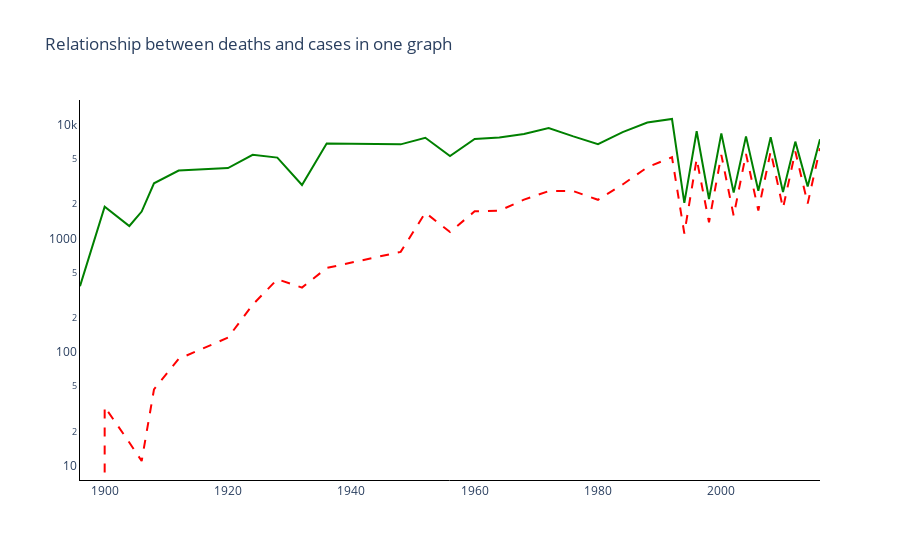

Here is the notebook cell this chart was saved with:
### Code cell
import plotly_express as px
from plotly.subplots import make_subplots
import plotly.graph_objects as go



combined = combined_gender.groupby('Year').agg({'Men':'sum', 'Women':'sum'}).reset_index()
fig = make_subplots(rows=1, cols=1)
trace1 = px.line(combined, x='Year',
                 y='Men', log_y=True)
trace2 = px.line(combined, x='Year',
                 y='Women', log_y=True)


trace_list = [trace1, trace2]
y_col = ["Antal_fall_vecka", "Antal_avlidna_vecka"]


lines = [{'dash': 'solid', 'color': 'green'},
         {'dash': 'dash', 'color': 'red'}]


for i, (item, title) in enumerate(zip(trace_list, y_col)):
    fig.add_trace(go.Scatter(line=lines[i], name=title,
                             mode='lines', x=item.data[0]['x'], y=item.data[0]['y'], showlegend=True), row=1, col=1)

fig['layout'].update( title="Relationship between deaths and cases in one graph",
                     plot_bgcolor="rgba(255,255,255,0.1)",paper_bgcolor='rgba(255,255,255,0.9)', showlegend=False )

fig.update_yaxes(type='log', tickmode='auto', showgrid=False,
                 zeroline=True, linecolor="#000", showline=True, spikecolor="#000000")

fig.update_xaxes(tickmode='auto',  showgrid=False, zeroline=True,
                 linecolor="#000", showline=True, spikecolor="#000000", showticklabels=True)


fig.show()

### Figure 1 — Plotly figure (JSON) as saved in the notebook; plotly's stock layout.template omitted (floating-point values rounded to 4 significant figures)
{"data": [{"line": {"color": "green", "dash": "solid"}, "mode": "lines", "name": "Antal_fall_vecka", "showlegend": true, "type": "scatter", "x": [1896, 1900, 1904, 1906, 1908, 1912, 1920, 1924, 1928, 1932, 1936, 1948, 1952, 1956, 1960, 1964, 1968, 1972, 1976, 1980, 1984, 1988, 1992, 1994, 1996, 1998, 2000, 2002, 2004, 2006, 2008, 2010, 2012, 2014, 2016], "xaxis": "x", "y": [380, 1903, 1285, 1722, 3054, 3953, 4158, 5432, 5137, 2952, 6852, 6719, 7676, 5295, 7505, 7728, 8286, 9351, 7896, 6751, 8605, 10453, 11235, 2055, 8772, 2221, 8390, 2527, 7897, 2625, 7786, 2555, 7105, 2868, 7465], "yaxis": "y"}, {"line": {"color": "red", "dash": "dash"}, "mode": "lines", "name": "Antal_avlidna_vecka", "showlegend": true, "type": "scatter", "x": [1896, 1900, 1904, 1906, 1908, 1912, 1920, 1924, 1928, 1932, 1936, 1948, 1952, 1956, 1960, 1964, 1968, 1972, 1976, 1980, 1984, 1988, 1992, 1994, 1996, 1998, 2000, 2002, 2004, 2006, 2008, 2010, 2012, 2014, 2016], "xaxis": "x", "y": [0, 33, 16, 11, 47, 87, 134, 261, 437, 369, 549, 761, 1682, 1139, 1730, 1752, 2193, 2608, 2606, 2186, 2983, 4223, 5178, 1105, 5008, 1384, 5431, 1582, 5546, 1757, 5816, 1847, 5815, 2023, 6223], "yaxis": "y"}], "layout": {"paper_bgcolor": "rgba(255,255,255,0.9)", "plot_bgcolor": "rgba(255,255,255,0.1)", "showlegend": false, "title": {"text": "Relationship between deaths and cases in one graph"}, "xaxis": {"anchor": "y", "domain": [0, 1], "linecolor": "#000", "showgrid": false, "showline": true, "showticklabels": true, "spikecolor": "#000000", "tickmode": "auto", "zeroline": true}, "yaxis": {"anchor": "x", "domain": [0, 1], "linecolor": "#000", "showgrid": false, "showline": true, "spikecolor": "#000000", "tickmode": "auto", "type": "log", "zeroline": true}}}
